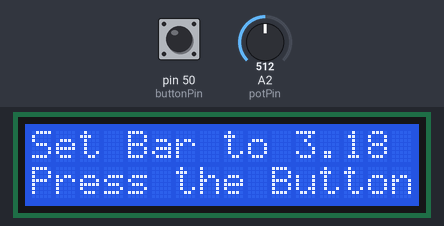
Simulated run of this sketch. Board: Arduino Mega 2560, built with avr-gcc and run on an emulated ATmega2560. On the bench: 16×2 character LCD. Inputs (shaded band) come from the test bench; at power-on: pin 50 (buttonPin) LOW, A2 (potPin) = 512.

Above: at 1.8 s.
1.9 s: pin 50 (buttonPin) pulled HIGH for 3.2 s
At 4.8 s:
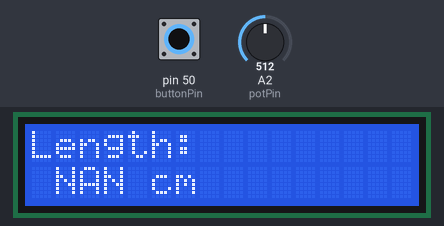
6.6 s: pin 50 (buttonPin) pulled HIGH for 0.15 s
8.6 s: pin 50 (buttonPin) pulled HIGH for 1 s
At 9.8 s:
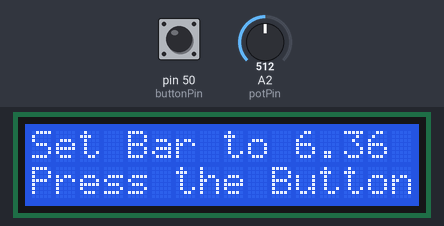
Timing chart, 0 to 11.6 s (numbered marks = the images above; inputs shaded):
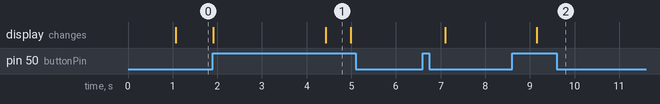

The sketch:

ArduinoLinearCaliper.ino
```cpp
#include <LiquidCrystal.h> //includes the LiquidCrystal Library

LiquidCrystal lcd(1, 2, 4, 5, 6, 7); //Declare an LC object with parameters (rs, enable, d4, d5, d6, d7) -LCD screen

//VARIABLES
int potPin = 2; //set the input pin for the potentiometer
int buttonPin = 50;//set the input pin for the button
double val = 0; //store the value coming from the sensor
double conversion = 0; //Conversion factor (cm/voltage)
double yInt = 0; //y-intercept of linear equation modelling potentiometer to cm relatiosnhip
String lengthString = ""; //Output length
String units = " cm"; //units for length of displacement

//Initial Arduino Setup
void setup() {
 lcd.begin(16,2); //Initializes the interface to the LCD screen, and specifies the dimensions (width and height) of the display
 lcd.print("Hello!");
 pinMode(8, INPUT); //initialies button as input
 delay(1000); //1 second delay

 calibrate();//calibrate the potentiometer
}

//Loop of measurement displayment
void loop() {

  //If the button is pressed, calibrate the system
 if(digitalRead(buttonPin) == 1) {
  delay(500); //delay to prevent overlap from button press
  calibrate();
 }


 val = analogRead(potPin) * conversion + yInt; //obtain length in cm from potentiometer

 //Display the measured value
 lcd.clear();
 lcd.setCursor(0,0);
 lcd.print("Length: ");
 lcd.setCursor(0,1);
 lengthString = String(val, 2);
 String output = lengthString + units;
 lcd.print(output);
 delay(50); //Small delay of 0.05 seconds between each loop
}

void calibrate() {
  //Display message on lcd screen
  lcd.clear();
  lcd.setCursor(0,0);
  lcd.print("Set Bar to 3.18 cm");
  lcd.setCursor(0,1);
  lcd.print("Press the Button");

  while(digitalRead(buttonPin) == 0) {} //wait for button press
  double valueInitial = analogRead(potPin); //obtain initial raw value from arduino

  lcd.clear(); //Clears the display
  lcd.setCursor(0,0); //Sets the location at which subsequent text written to the LCD will be displayed
  lcd.print("Set Bar to 6.36 cm");
  lcd.setCursor(0,1);
  lcd.print("Press the Button");
  delay(500);

  while(digitalRead(buttonPin) == 0) {} //wait for button press
  double valueFinal = analogRead(potPin); //obtain final raw value from arduino

  conversion = (6.36-3.18)/(valueFinal-valueInitial); //set slope value from potentiometer value to cm (measures 2 pot values (9.54-3.18)cm from each other)
  yInt = 6.36 - conversion * valueFinal; //calculate the y-intercept of the equation of the line
  delay(500);
}
```

Measured:
- after the input at 1.9 s, the display: first changes at once (image 1 shows a later state)
- after the input at 8.6 s, the display: changes after 0.55 s (image 2)
- what the display in image 1 shows lasts 0.6 s, from 4.4 s to 5.0 s
